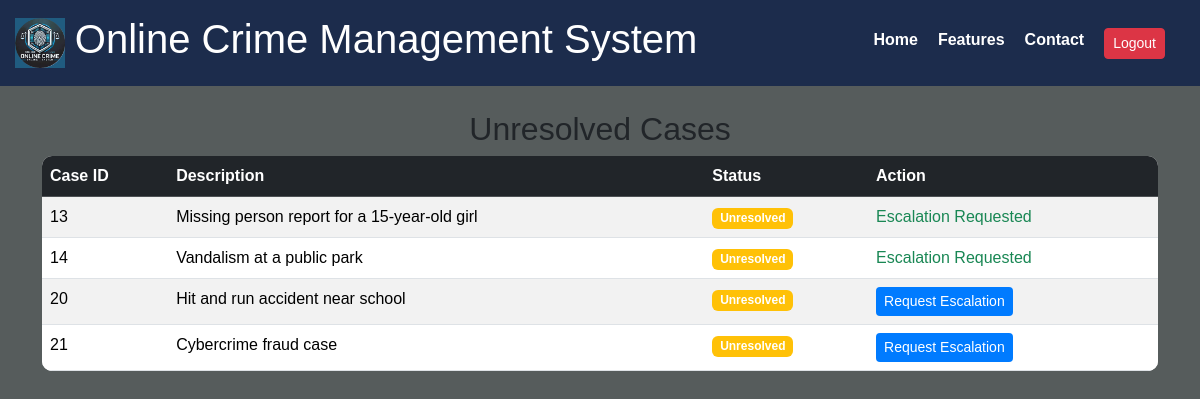
Screenshot of /C_Unresolved.php (signed in) with the database file from the repository.
### tables this page shows
CREATE TABLE `cases` (
  `id` int(11) NOT NULL,
  `citizen_id` int(11) NOT NULL,
  `description` text NOT NULL,
  `status` enum('Unresolved','Under Investigation','Resolved') DEFAULT 'Unresolved',
  `escalation_requested` tinyint(1) DEFAULT 0,
  `escalation_reason` text DEFAULT NULL,
  `created_at` timestamp NOT NULL DEFAULT current_timestamp(),
  `updated_at` timestamp NOT NULL DEFAULT current_timestamp() ON UPDATE current_timestamp()
);

### C_Unresolved.php (the view, shortened to what this page needs)
<?php
include 'database.php';
$query = "SELECT * FROM cases WHERE status = 'Unresolved'";
$result = $conn->query($query);
?>
<!DOCTYPE html>
<html lang="en">
<head>
    <link rel="stylesheet" href="https://cdn.jsdelivr.net/npm/bootstrap@5.3.3/dist/css/bootstrap.min.css">
    <link rel="stylesheet" href="CSS/C_Unresolved.css">
</head>
<body>
<header>
    <div class="logo">
        <img src="Images/Logo.png" alt="Online Crime Management System">
        <h1>Online Crime Management System</h1>
    </div>
    <nav>
        <ul>
            <li><a href="Home.php">Home</a></li>
            <li><a href="Features.php">Features</a></li>
            <li><a href="Contact.php">Contact</a></li>
            <li><a href="Logout.php" class="btn btn-danger btn-sm">Logout</a></li>
        </ul>
    </nav>
</header>
<div class="container mt-4">
    <h2 class="text-center">Unresolved Cases</h2>
    <table class="table table-striped table-hover">
        <thead class="table-dark">
            <tr>
                <th>Case ID</th>
                <th>Description</th>
                <th>Status</th>
                <th>Action</th>
            </tr>
        </thead>
        <tbody>
            <?php while ($row = $result->fetch_assoc()) { ?>
                <tr>
                    <td><?= $row['id']; ?></td>
                    <td><?= $row['description']; ?></td>
                    <td>
                        <span class="badge bg-warning"><?= $row['status']; ?></span>
                    </td>
                    <td>
                        <?php if ($row['escalation_requested'] == 0) { ?>
                            <button class="btn btn-primary btn-sm" data-bs-toggle="modal" data-bs-target="#escalateModal<?= $row['id']; ?>">Request Escalation</button>
                        <?php } else { ?>
                            <span class="text-success">Escalation Requested</span>
                        <?php } ?>
                    </td>
                </tr>
            <?php } ?>
        </tbody>
    </table>
</div>
</body>
</html>

### CSS/C_Unresolved.css (style rules this page uses)
body { font-family: Arial, sans-serif; background-color: #565c5c; }
header { background-color: #1c2c4c; color: white; padding: 15px; display: flex; align-items: center; justify-content: space-between; }
.logo { display: flex; align-items: center; }
.logo img { height: 50px; margin-right: 10px; }
nav ul { list-style: none; margin: 0; padding: 0; display: flex; }
nav ul li { margin-right: 20px; }
nav ul li a { text-decoration: none; color: white; font-weight: bold; }
.table { background-color: white; border-radius: 10px; overflow: hidden; }
.btn-primary { background-color: #007bff; border: none; }

### rows the page displays
cases: id "13", description "Missing person report for a 15-year-old girl", status "Unresolved", escalation_requested "Escalation Requested"
cases: id "14", description "Vandalism at a public park", status "Unresolved", escalation_requested "Escalation Requested"
cases: id "20", description "Hit and run accident near school", status "Unresolved"
cases: id "21", description "Cybercrime fraud case", status "Unresolved"
